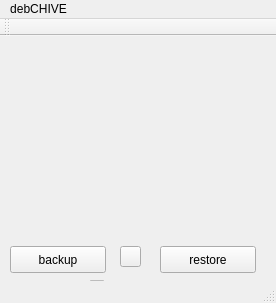
<?xml version="1.0" encoding="UTF-8"?>
<ui version="4.0">
 <class>MainWindow</class>
 <widget class="QMainWindow" name="MainWindow">
  <property name="geometry">
   <rect>
    <x>0</x>
    <y>0</y>
    <width>276</width>
    <height>303</height>
   </rect>
  </property>
  <property name="windowTitle">
   <string>Froska</string>
  </property>
  <property name="windowIcon">
   <iconset>
    <normaloff>../../../media/Do_it/Wokr/inGenius/fricon.png</normaloff>../../../media/Do_it/Wokr/inGenius/fricon.png</iconset>
  </property>
  <property name="styleSheet">
   <string notr="true">setStylesheet (&quot;background-image : /media/Do_it/Wokr/inGenius/g3031.png&quot;);</string>
  </property>
  <widget class="QWidget" name="centralWidget">
   <widget class="QPushButton" name="pushButton">
    <property name="geometry">
     <rect>
      <x>10</x>
      <y>210</y>
      <width>96</width>
      <height>27</height>
     </rect>
    </property>
    <property name="text">
     <string>backup</string>
    </property>
   </widget>
   <widget class="QPushButton" name="pushButton_2">
    <property name="geometry">
     <rect>
      <x>160</x>
      <y>210</y>
      <width>96</width>
      <height>27</height>
     </rect>
    </property>
    <property name="text">
     <string>restore</string>
    </property>
   </widget>
   <widget class="QLabel" name="label_pick">
    <property name="geometry">
     <rect>
      <x>10</x>
      <y>0</y>
      <width>261</width>
      <height>201</height>
     </rect>
    </property>
    <property name="text">
     <string/>
    </property>
   </widget>
   <widget class="QCheckBox" name="checkBox">
    <property name="geometry">
     <rect>
      <x>90</x>
      <y>240</y>
      <width>95</width>
      <height>22</height>
     </rect>
    </property>
    <property name="text">
     <string>CheckBox</string>
    </property>
   </widget>
   <widget class="QPushButton" name="pushButton_3">
    <property name="geometry">
     <rect>
      <x>120</x>
      <y>210</y>
      <width>21</width>
      <height>21</height>
     </rect>
    </property>
    <property name="text">
     <string/>
    </property>
   </widget>
  </widget>
  <widget class="QMenuBar" name="menuBar">
   <property name="geometry">
    <rect>
     <x>0</x>
     <y>0</y>
     <width>276</width>
     <height>27</height>
    </rect>
   </property>
   <widget class="QMenu" name="menuDebCHIVE">
    <property name="title">
     <string>debCHIVE</string>
    </property>
    <addaction name="actionAbout"/>
   </widget>
   <addaction name="menuDebCHIVE"/>
  </widget>
  <widget class="QToolBar" name="mainToolBar">
   <attribute name="toolBarArea">
    <enum>TopToolBarArea</enum>
   </attribute>
   <attribute name="toolBarBreak">
    <bool>false</bool>
   </attribute>
  </widget>
  <widget class="QStatusBar" name="statusBar"/>
  <action name="actionAbout">
   <property name="text">
    <string>About</string>
   </property>
  </action>
 </widget>
 <layoutdefault spacing="6" margin="11"/>
 <resources/>
 <connections/>
</ui>
